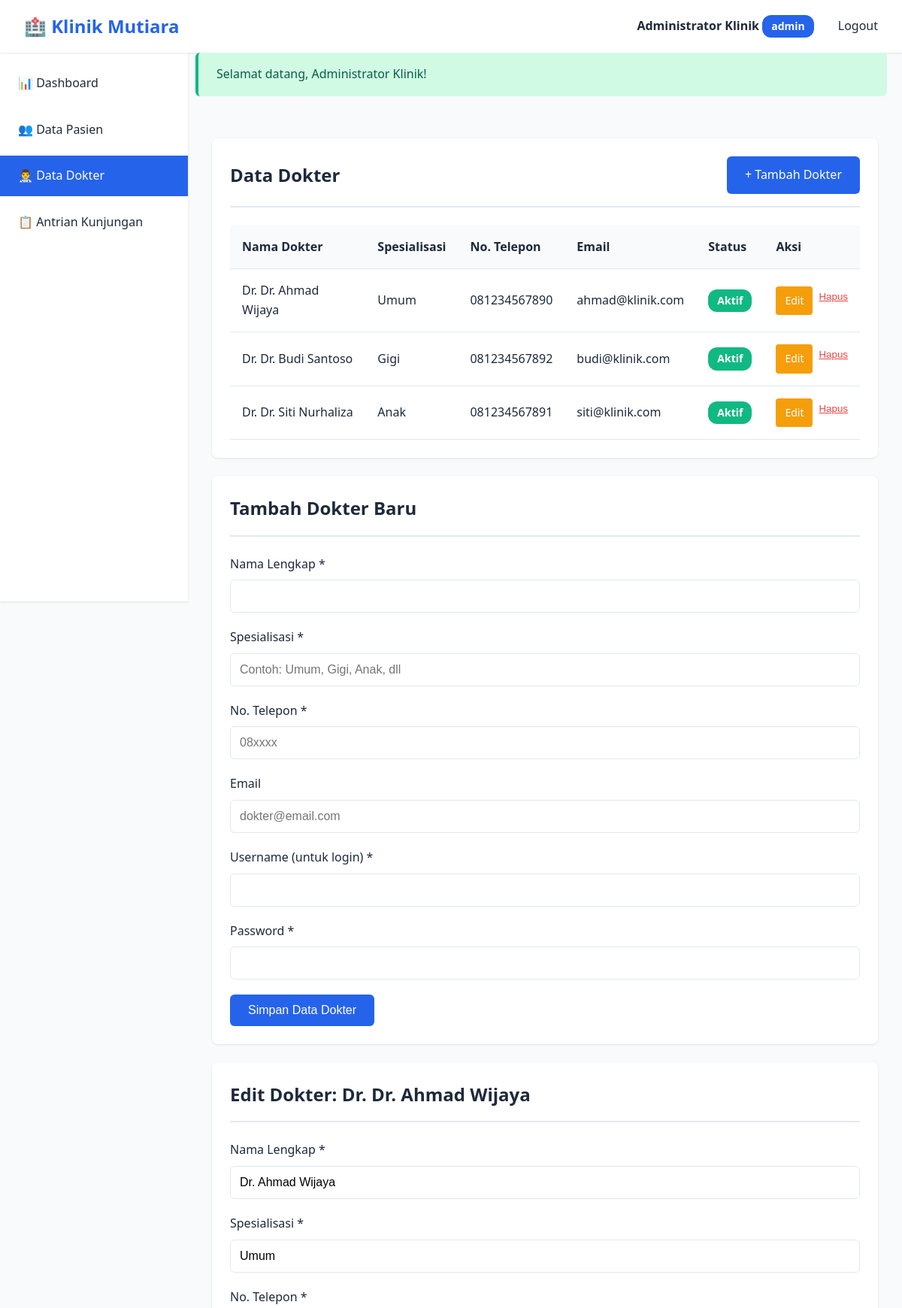
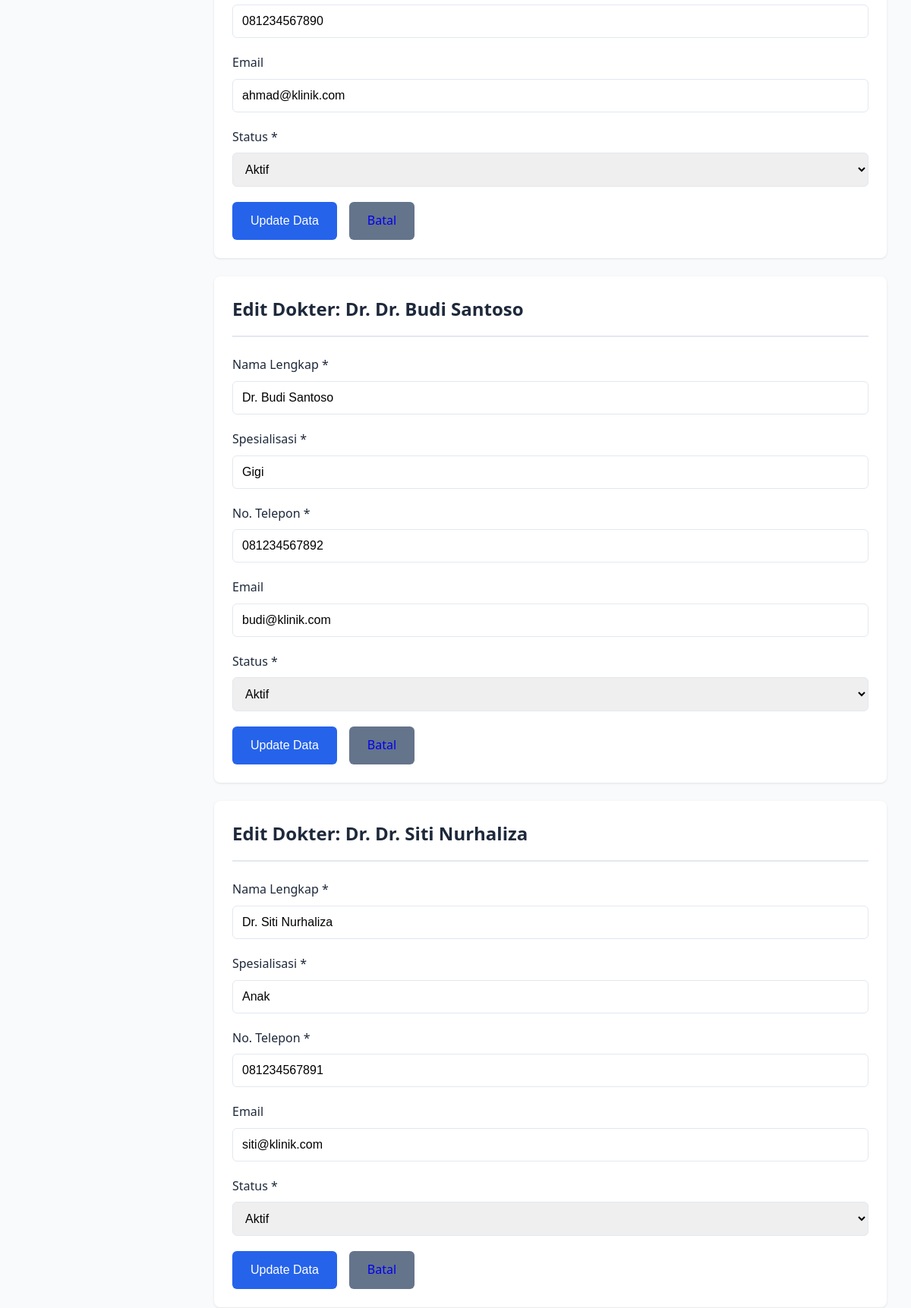
The app's page /pages/admin/dokter.php (signed in, upper part) with its own data (2 pictures, top to bottom).
### tables this page shows
CREATE TABLE IF NOT EXISTS doctors (
    id INT AUTO_INCREMENT PRIMARY KEY,
    nama VARCHAR(100) NOT NULL,
    spesialisasi VARCHAR(50) NOT NULL,
    no_telepon VARCHAR(15) NOT NULL,
    email VARCHAR(100),
    status ENUM('aktif', 'nonaktif') DEFAULT 'aktif',
    created_at DATETIME DEFAULT CURRENT_TIMESTAMP,
    updated_at DATETIME DEFAULT CURRENT_TIMESTAMP ON UPDATE CURRENT_TIMESTAMP,
    INDEX idx_nama (nama),
    INDEX idx_status (status)
);

### config/helper.php (called while the page is built, shortened)
<?php
function clean_input($data) {
    $data = trim($data);
    $data = stripslashes($data);
    $data = htmlspecialchars($data, ENT_QUOTES, 'UTF-8');
    return $data;
}
function base_url($path = '') {
    $protocol = isset($_SERVER['HTTPS']) && $_SERVER['HTTPS'] === 'on' ? 'https' : 'http';
    $host = $_SERVER['HTTP_HOST'];
    $path = ltrim($path, '/');
    if (!empty($path)) {
        return $protocol . '://' . $host . BASE_PATH . '/' . $path;
    }
    return $protocol . '://' . $host . BASE_PATH . '/';
}
function get_flash() {
    if (isset($_SESSION['flash_message'])) {
        $flash = [
            'type' => $_SESSION['flash_type'],
            'message' => $_SESSION['flash_message']
        ];
        return $flash;
    }
    return null;
}

### config/session.php (called while the page is built, shortened)
<?php
function is_logged_in() {
    return isset($_SESSION['user_id']) && isset($_SESSION['role']);
}

### pages/admin/dokter.php (the view, shortened to what this page needs)
<?php
require_once __DIR__ . '/../../config/session.php';
require_once __DIR__ . '/../../config/helper.php';
try {
    $db = get_db_connection();
    $stmt = $db->query("SELECT * FROM doctors ORDER BY nama ASC");
    $doctors = $stmt->fetchAll();
} catch (PDOException $e) {
    error_log("Get Doctors Error: " . $e->getMessage());
    $doctors = [];
}
require_once __DIR__ . '/../../layout/header.php';
require_once __DIR__ . '/../../layout/sidebar.php';
?>
<main class="main-content">
    <div class="card">
        <div class="card-header flex justify-between items-center">
            <h1 class="card-title">Data Dokter</h1>
            <a href="#tambah" class="btn btn-primary">+ Tambah Dokter</a>
        </div>
        <?php if (empty($doctors)): ?>
            <p style="text-align: center; color: #64748b; padding: 2rem;">Belum ada data dokter.</p>
        <?php else: ?>
            <table class="table">
                <thead>
                    <tr>
                        <th>Nama Dokter</th>
                        <th>Spesialisasi</th>
                        <th>No. Telepon</th>
                        <th>Email</th>
                        <th>Status</th>
                        <th>Aksi</th>
                    </tr>
                </thead>
                <tbody>
                    <?php foreach ($doctors as $dokter): ?>
                    <tr>
                        <td>Dr. <?php echo clean_input($dokter['nama']); ?></td>
                        <td><?php echo clean_input($dokter['spesialisasi']); ?></td>
                        <td><?php echo clean_input($dokter['no_telepon']); ?></td>
                        <td><?php echo clean_input($dokter['email']); ?></td>
                        <td>
                            <span class="badge badge-<?php echo $dokter['status'] === 'aktif' ? 'success' : 'danger'; ?>">
                                <?php echo ucfirst($dokter['status']); ?>
                            </span>
                        </td>
                        <td>
                            <div class="action-links">
                                <a href="#edit-<?php echo $dokter['id']; ?>" class="action-edit">Edit</a>
                                <form method="POST" action="<?php echo base_url('process/admin_delete_dokter.php'); ?>" style="display:inline;" onsubmit="return confirm('Yakin hapus dokter <?php echo htmlspecialchars($dokter['nama']); ?>?');">
                                    <button type="submit" class="action-delete" style="border:none;background:none;cursor:pointer;color:#ef4444;padding:0;text-decoration:underline;">Hapus</button>
                                </form>
                            </div>
                        </td>
                    </tr>
                    <?php endforeach; ?>
                </tbody>
            </table>
        <?php endif; ?>
    </div>
    <div class="card" id="tambah">
        <div class="card-header">
            <h2 class="card-title">Tambah Dokter Baru</h2>
        </div>
        <form method="POST" action="<?php echo base_url('process/admin_add_dokter.php'); ?>">
            <div class="form-group">
                <label for="nama" class="form-label">Nama Lengkap *</label>
                <input type="text" id="nama" name="nama" class="form-input" required>
            </div>
            <div class="form-group">
                <label for="spesialisasi" class="form-label">Spesialisasi *</label>
                <input type="text" id="spesialisasi" name="spesialisasi" class="form-input" required placeholder="Contoh: Umum, Gigi, Anak, dll">
            </div>
            <div class="form-group">
                <label for="no_telepon" class="form-label">No. Telepon *</label>
                <input type="text" id="no_telepon" name="no_telepon" class="form-input" required placeholder="08xxxx">
            </div>
            <div class="form-group">
                <label for="email" class="form-label">Email</label>
                <input type="email" id="email" name="email" class="form-input" placeholder="dokter@email.com">
            </div>
            <div class="form-group">
                <label for="username" class="form-label">Username (untuk login) *</label>
                <input type="text" id="username" name="username" class="form-input" required>
            </div>
            <div class="form-group">
                <label for="password" class="form-label">Password *</label>
                <input type="password" id="password" name="password" class="form-input" required>
            </div>
            <button type="submit" class="btn btn-primary">Simpan Data Dokter</button>
        </form>
    </div>
    <?php foreach ($doctors as $dokter): ?>
    <div class="card" id="edit-<?php echo $dokter['id']; ?>">
        <div class="card-header">
            <h2 class="card-title">Edit Dokter: Dr. <?php echo clean_input($dokter['nama']); ?></h2>
        </div>
        <form method="POST" action="<?php echo base_url('process/admin_edit_dokter.php'); ?>">
            <div class="form-group">
                <label for="edit_nama_<?php echo $dokter['id']; ?>" class="form-label">Nama Lengkap *</label>
                <input type="text" id="edit_nama_<?php echo $dokter['id']; ?>" name="nama" class="form-input" value="<?php echo clean_input($dokter['nama']); ?>" required>
            </div>
            <div class="form-group">
                <label for="edit_spesialisasi_<?php echo $dokter['id']; ?>" class="form-label">Spesialisasi *</label>
                <input type="text" id="edit_spesialisasi_<?php echo $dokter['id']; ?>" name="spesialisasi" class="form-input" value="<?php echo clean_input($dokter['spesialisasi']); ?>" required>
            </div>
            <div class="form-group">
                <label for="edit_no_telepon_<?php echo $dokter['id']; ?>" class="form-label">No. Telepon *</label>
                <input type="text" id="edit_no_telepon_<?php echo $dokter['id']; ?>" name="no_telepon" class="form-input" value="<?php echo clean_input($dokter['no_telepon']); ?>" required>
            </div>
            <div class="form-group">
                <label for="edit_email_<?php echo $dokter['id']; ?>" class="form-label">Email</label>
                <input type="email" id="edit_email_<?php echo $dokter['id']; ?>" name="email" class="form-input" value="<?php echo clean_input($dokter['email']); ?>">
            </div>
            <div class="form-group">
                <label for="edit_status_<?php echo $dokter['id']; ?>" class="form-label">Status *</label>
                <select id="edit_status_<?php echo $dokter['id']; ?>" name="status" class="form-select" required>
                    <option value="aktif" <?php echo $dokter['status'] === 'aktif' ? 'selected' : ''; ?>>Aktif</option>
                </select>
            </div>
            <div style="display: flex; gap: 1rem;">
                <button type="submit" class="btn btn-primary">Update Data</button>
                <a href="<?php echo base_url('pages/admin/dokter.php'); ?>" class="btn" style="background: #64748b;">Batal</a>
            </div>
        </form>
    </div>
    <?php endforeach; ?>
</main>
<?php require_once __DIR__ . '/../../layout/footer.php'; ?>

### layout/header.php (shortened to what this page needs)
<?php
require_once __DIR__ . '/../config/session.php';
require_once __DIR__ . '/../config/helper.php';
?>
<!DOCTYPE html>
<html lang="id">
<head>
    <link rel="stylesheet" href="<?php echo base_url('assets/css/style.css'); ?>">
</head>
<body>
    <?php if (is_logged_in()): ?>
    <header class="header">
        <nav class="navbar">
            <a href="<?php echo base_url('index.php'); ?>" class="navbar-brand">🏥 Klinik Mutiara</a>
            <ul class="navbar-menu">
                <li>
                    <strong><?php echo clean_input($_SESSION['nama']); ?></strong>
                    <span class="badge badge-primary"><?php echo clean_input($_SESSION['role']); ?></span>
                </li>
                <li>
                    <a href="<?php echo base_url('process/auth_logout.php'); ?>">Logout</a>
                </li>
            </ul>
        </nav>
    </header>
    <?php endif; ?>
    <?php
    $flash = get_flash();
    if ($flash):
    ?>
    <div class="alert alert-<?php echo $flash['type']; ?>">
        <?php echo $flash['message']; ?>
    </div>
    <?php endif; ?>

### layout/sidebar.php (shortened to what this page needs)
<?php
$current_page = basename($_SERVER['PHP_SELF']);
$role = $_SESSION['role'];
?>
<aside class="sidebar">
    <ul class="sidebar-menu">
        <?php if ($role === 'admin'): ?>
            <li>
                <a href="<?php echo base_url('pages/admin/dashboard.php'); ?>"
                   class="<?php echo $current_page === 'dashboard.php' ? 'active' : ''; ?>">
                    📊 Dashboard
                </a>
            </li>
            <li>
                <a href="<?php echo base_url('pages/admin/pasien.php'); ?>"
                   class="<?php echo $current_page === 'pasien.php' ? 'active' : ''; ?>">
                    👥 Data Pasien
                </a>
            </li>
            <li>
                <a href="<?php echo base_url('pages/admin/dokter.php'); ?>"
                   class="<?php echo $current_page === 'dokter.php' ? 'active' : ''; ?>">
                    👨‍⚕️ Data Dokter
                </a>
            </li>
            <li>
                <a href="<?php echo base_url('pages/admin/antrian.php'); ?>"
                   class="<?php echo $current_page === 'antrian.php' ? 'active' : ''; ?>">
                    📋 Antrian Kunjungan
                </a>
            </li>
        <?php endif; ?>
    </ul>
</aside>

### layout/footer.php (shortened to what this page needs)
</body>
</html>

### assets/css/style.css (style rules this page uses)
* { margin: 0; padding: 0; box-sizing: border-box; }
:root { --primary-color: #2563eb; --primary-dark: #1e40af; --secondary-color: #10b981; --danger-color: #ef4444; --warning-color: #f59e0b; --info-color: #06b6d4; --light-bg: #f8fafc; --dark-text: #1e293b; --gray-text: #64748b; --border-color: #e2e8f0; --shadow: 0 1px 3px rgba(0, 0, 0, 0.1); --shadow-lg: 0 10px 15px rgba(0, 0, 0, 0.1); }
body { font-family: 'Segoe UI', Tahoma, Geneva, Verdana, sans-serif; background-color: var(--light-bg); color: var(--dark-text); line-height: 1.6; }
.header { background: white; box-shadow: var(--shadow); position: sticky; top: 0; z-index: 100; }
.navbar { display: flex; justify-content: space-between; align-items: center; padding: 1rem 2rem; }
.navbar-brand { font-size: 1.5rem; font-weight: 700; color: var(--primary-color); text-decoration: none; }
.navbar-menu { display: flex; list-style: none; gap: 2rem; align-items: center; }
.navbar-menu a { text-decoration: none; color: var(--dark-text); font-weight: 500; transition: color 0.3s; }
.sidebar { width: 250px; background: white; height: calc(100vh - 60px); position: fixed; left: 0; top: 60px; box-shadow: var(--shadow); overflow-y: auto; padding: 1.5rem 0; z-index: 50; }
.sidebar-menu { list-style: none; }
.sidebar-menu li { margin-bottom: 0.5rem; }
.sidebar-menu a { display: block; padding: 0.875rem 1.5rem; text-decoration: none; color: var(--dark-text); transition: all 0.3s; }
.sidebar-menu a:hover, .sidebar-menu a.active { background: var(--primary-color); color: white; }
.main-content { margin-left: 250px; padding: 2rem; min-height: calc(100vh - 60px); }
.card { background: white; border-radius: 8px; box-shadow: var(--shadow); padding: 1.5rem; margin-bottom: 1.5rem; }
.card-header { border-bottom: 2px solid var(--border-color); padding-bottom: 1rem; margin-bottom: 1.5rem; }
.card-title { font-size: 1.5rem; font-weight: 600; color: var(--dark-text); }
.form-group { margin-bottom: 1.25rem; }
.form-label { display: block; margin-bottom: 0.5rem; font-weight: 500; color: var(--dark-text); }
.form-input, .form-select, .form-textarea { width: 100%; padding: 0.75rem; border: 1px solid var(--border-color); border-radius: 6px; font-size: 1rem; transition: border-color 0.3s, box-shadow 0.3s; }
.btn { display: inline-block; padding: 0.75rem 1.5rem; font-size: 1rem; font-weight: 500; text-align: center; text-decoration: none; border: none; border-radius: 6px; cursor: pointer; transition: all 0.3s; }
.btn-primary { background: var(--primary-color); color: white; }
.table { width: 100%; border-collapse: collapse; background: white; }
.table thead { background: var(--light-bg); }
.table th, .table td { padding: 1rem; text-align: left; border-bottom: 1px solid var(--border-color); }
.table th { font-weight: 600; color: var(--dark-text); }
.alert { padding: 1rem 1.5rem; border-radius: 6px; margin-bottom: 1.5rem; border-left: 4px solid; position: relative; z-index: 1000; margin-left: 260px; margin-right: 20px; }
.alert-success { background: #d1fae5; border-color: var(--secondary-color); color: #065f46; }
.badge { display: inline-block; padding: 0.25rem 0.75rem; font-size: 0.875rem; font-weight: 600; border-radius: 12px; color: white; }
.badge-primary { background: var(--primary-color); }
.badge-success { background: var(--secondary-color); }
.action-links { display: flex; gap: 0.5rem; }
.action-links a { padding: 0.5rem 0.75rem; text-decoration: none; border-radius: 4px; font-size: 0.875rem; font-weight: 500; }
.action-edit { background: var(--warning-color); color: white; }
.action-delete { background: var(--danger-color); color: white; }
.flex { display: flex; }
.justify-between { justify-content: space-between; }
.items-center { align-items: center; }

### records on screen
doctors: nama "Dr. Ahmad Wijaya", spesialisasi "Umum", no_telepon "081234567890", email "ahmad@klinik.com", status "Aktif"
doctors: nama "Dr. Budi Santoso", spesialisasi "Gigi", no_telepon "081234567892", email "budi@klinik.com", status "Aktif"
doctors: nama "Dr. Siti Nurhaliza", spesialisasi "Anak", no_telepon "081234567891", email "siti@klinik.com", status "Aktif"

### other values on screen
clean_input($_SESSION['nama']) "Administrator Klinik"
clean_input($_SESSION['role']) "admin"
$flash['message'] "Selamat datang, Administrator Klinik!"
